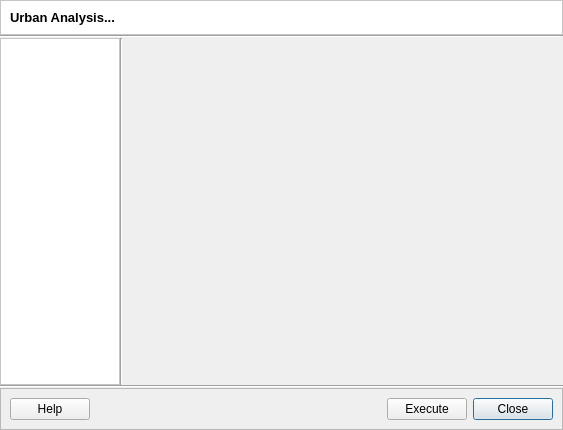
<?xml version="1.0" encoding="UTF-8"?>
<ui version="4.0">
 <class>UrbanAnalysisMainDialogForm</class>
 <widget class="QDialog" name="UrbanAnalysisMainDialogForm">
  <property name="geometry">
   <rect>
    <x>0</x>
    <y>0</y>
    <width>563</width>
    <height>430</height>
   </rect>
  </property>
  <property name="windowTitle">
   <string>Urban Analysis</string>
  </property>
  <layout class="QGridLayout" name="gridLayout_5">
   <property name="leftMargin">
    <number>0</number>
   </property>
   <property name="topMargin">
    <number>0</number>
   </property>
   <property name="rightMargin">
    <number>0</number>
   </property>
   <property name="bottomMargin">
    <number>0</number>
   </property>
   <item row="0" column="0">
    <layout class="QGridLayout" name="gridLayout_4">
     <property name="spacing">
      <number>0</number>
     </property>
     <item row="0" column="0">
      <widget class="QFrame" name="frame">
       <property name="styleSheet">
        <string notr="true">QWidget { background: white }</string>
       </property>
       <property name="frameShape">
        <enum>QFrame::StyledPanel</enum>
       </property>
       <property name="frameShadow">
        <enum>QFrame::Sunken</enum>
       </property>
       <layout class="QGridLayout" name="gridLayout_6">
        <item row="0" column="0">
         <widget class="QLabel" name="m_titleLabel">
          <property name="font">
           <font>
            <pointsize>10</pointsize>
            <weight>75</weight>
            <bold>true</bold>
           </font>
          </property>
          <property name="text">
           <string>Urban Analysis...</string>
          </property>
         </widget>
        </item>
       </layout>
      </widget>
     </item>
     <item row="1" column="0">
      <layout class="QGridLayout" name="gridLayout_3">
       <property name="spacing">
        <number>0</number>
       </property>
       <item row="0" column="0" colspan="3">
        <widget class="Line" name="line_3">
         <property name="orientation">
          <enum>Qt::Horizontal</enum>
         </property>
        </widget>
       </item>
       <item row="1" column="0">
        <widget class="QFrame" name="m_frame">
         <property name="minimumSize">
          <size>
           <width>120</width>
           <height>0</height>
          </size>
         </property>
         <property name="maximumSize">
          <size>
           <width>120</width>
           <height>16777215</height>
          </size>
         </property>
         <property name="palette">
          <palette>
           <active>
            <colorrole role="Base">
             <brush brushstyle="SolidPattern">
              <color alpha="255">
               <red>255</red>
               <green>255</green>
               <blue>255</blue>
              </color>
             </brush>
            </colorrole>
            <colorrole role="Window">
             <brush brushstyle="SolidPattern">
              <color alpha="255">
               <red>255</red>
               <green>255</green>
               <blue>255</blue>
              </color>
             </brush>
            </colorrole>
           </active>
           <inactive>
            <colorrole role="Base">
             <brush brushstyle="SolidPattern">
              <color alpha="255">
               <red>255</red>
               <green>255</green>
               <blue>255</blue>
              </color>
             </brush>
            </colorrole>
            <colorrole role="Window">
             <brush brushstyle="SolidPattern">
              <color alpha="255">
               <red>255</red>
               <green>255</green>
               <blue>255</blue>
              </color>
             </brush>
            </colorrole>
           </inactive>
           <disabled>
            <colorrole role="Base">
             <brush brushstyle="SolidPattern">
              <color alpha="255">
               <red>255</red>
               <green>255</green>
               <blue>255</blue>
              </color>
             </brush>
            </colorrole>
            <colorrole role="Window">
             <brush brushstyle="SolidPattern">
              <color alpha="255">
               <red>255</red>
               <green>255</green>
               <blue>255</blue>
              </color>
             </brush>
            </colorrole>
           </disabled>
          </palette>
         </property>
         <property name="autoFillBackground">
          <bool>true</bool>
         </property>
         <property name="frameShape">
          <enum>QFrame::StyledPanel</enum>
         </property>
         <property name="frameShadow">
          <enum>QFrame::Raised</enum>
         </property>
         <layout class="QGridLayout" name="m_gridLayout"/>
        </widget>
       </item>
       <item row="1" column="1">
        <widget class="Line" name="line_2">
         <property name="orientation">
          <enum>Qt::Vertical</enum>
         </property>
        </widget>
       </item>
       <item row="1" column="2">
        <widget class="QWidget" name="m_widget" native="true">
         <property name="sizePolicy">
          <sizepolicy hsizetype="MinimumExpanding" vsizetype="MinimumExpanding">
           <horstretch>0</horstretch>
           <verstretch>0</verstretch>
          </sizepolicy>
         </property>
        </widget>
       </item>
       <item row="2" column="0" colspan="3">
        <widget class="Line" name="line">
         <property name="orientation">
          <enum>Qt::Horizontal</enum>
         </property>
        </widget>
       </item>
      </layout>
     </item>
     <item row="2" column="0">
      <widget class="QFrame" name="frame_3">
       <property name="frameShape">
        <enum>QFrame::StyledPanel</enum>
       </property>
       <property name="frameShadow">
        <enum>QFrame::Raised</enum>
       </property>
       <layout class="QGridLayout" name="gridLayout_2">
        <item row="0" column="0">
         <layout class="QGridLayout" name="gridLayout">
          <item row="0" column="1">
           <spacer name="horizontalSpacer_2">
            <property name="orientation">
             <enum>Qt::Horizontal</enum>
            </property>
            <property name="sizeHint" stdset="0">
             <size>
              <width>40</width>
              <height>20</height>
             </size>
            </property>
           </spacer>
          </item>
          <item row="0" column="3">
           <widget class="QPushButton" name="m_cancelPushButton">
            <property name="text">
             <string>Close</string>
            </property>
           </widget>
          </item>
          <item row="0" column="0">
           <widget class="QPushButton" name="m_helpPushButton">
            <property name="text">
             <string>Help</string>
            </property>
           </widget>
          </item>
          <item row="0" column="2">
           <widget class="QPushButton" name="m_okPushButton">
            <property name="text">
             <string>Execute</string>
            </property>
           </widget>
          </item>
         </layout>
        </item>
       </layout>
      </widget>
     </item>
    </layout>
   </item>
  </layout>
 </widget>
 <tabstops>
  <tabstop>m_okPushButton</tabstop>
  <tabstop>m_cancelPushButton</tabstop>
  <tabstop>m_helpPushButton</tabstop>
 </tabstops>
 <resources/>
 <connections>
  <connection>
   <sender>m_cancelPushButton</sender>
   <signal>released()</signal>
   <receiver>UrbanAnalysisMainDialogForm</receiver>
   <slot>reject()</slot>
   <hints>
    <hint type="sourcelabel">
     <x>480</x>
     <y>313</y>
    </hint>
    <hint type="destinationlabel">
     <x>326</x>
     <y>245</y>
    </hint>
   </hints>
  </connection>
 </connections>
</ui>
